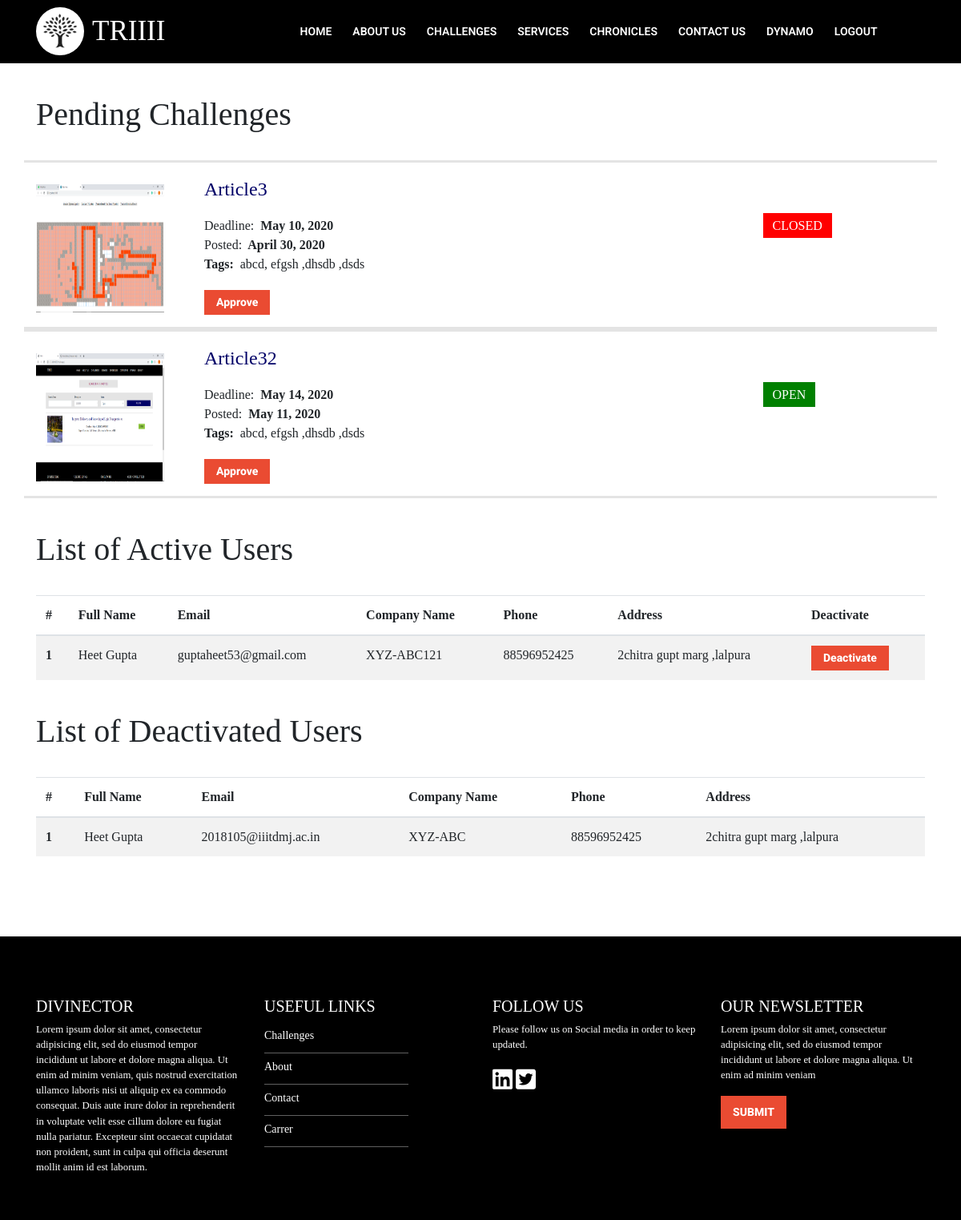
/mainadmin/ (signed in), run on the app's committed database.
### accounts/models.py (models this page shows, shortened)
class User(PermissionsMixin,AbstractBaseUser):
    email = models.EmailField(
        verbose_name='email address',
        max_length=255,
        unique=True,
    )
    username = models.CharField(max_length=250,unique=True)
    signup_time = models.DateTimeField(auto_now_add=True,blank=True,null=True)
    is_active = models.BooleanField(default=True)
    is_staff = models.BooleanField(default=False) # a admin user; non super-user
    is_admin = models.BooleanField(default=False) # a superuser
    is_employee = models.BooleanField(default=False)
    USERNAME_FIELD = 'email'
    REQUIRED_FIELDS = ['username',] # Email & Password are required by default.
    objects = UserManager()

class Profile(models.Model):
    user_id = models.OneToOneField(User,on_delete=models.CASCADE,related_name="UserProfile")
    full_name = models.CharField(max_length=1000)
    company_name = models.CharField(max_length=1000)
    address = models.TextField()
    phone_number = models.CharField(max_length=12)
    area_of_expertise = models.CharField(max_length=100,choices=Constants.EXPERTISE,default='Other')
    avatar = models.ImageField()

### hostChallenge/models.py (models this page shows, shortened)
class Challenges(models.Model):
    title = models.CharField(max_length=1000)
    category = models.CharField(max_length=500,choices=Constants.CATEGORY)
    summary = models.TextField()
    description = models.TextField()
    image = models.ImageField(blank=True,null=True)
    file1 = models.ImageField(blank=True,null=True)
    file2 = models.ImageField(blank=True,null=True)
    file3 = models.ImageField(blank=True,null=True)
    file4 = models.FileField(blank=True,null=True)
    date_posted = models.DateField(auto_now_add=True)
    approved = models.BooleanField(default=False)
    tags = models.CharField(max_length=2500,default="")
    deadline = models.DateField(default=timezone.now)
    status = models.CharField(max_length=100,default="OPEN")
    slug = models.SlugField()
    class Meta:
        unique_together = ('title','date_posted')

### hostChallenge/views.py (the view, shortened to what this page needs)
# urls.py: path('mainadmin/',adminPage,name="AdminPage"),
def adminPage(request):
    if request.user.is_admin:
        chs = Challenges.objects.filter(approved=False)
        users = Profile.objects.all().filter(user_id__is_active = True)
        dusers = Profile.objects.all().filter(user_id__is_active = False)
        return render(request,'admin.html',{'chs':chs,'users':users,'dusers':dusers})
    return HttpResponseRedirect('/')

### hostChallenge/templates/admin.html (shortened to what this page needs)
{% extends "base.html" %}
{% load static %}
{% block content %}
    <div class="container">
        <div class="row" style="margin:40px 0px 25px 0px;">
            <h1 >Pending Challenges</h1>
        </div>
        {% for cha in chs %}
            <div class="ch row">
                <div class="col-md-2">
                    <img width="160px" height="160px" style="margin-top:12px;" src="/media/{{cha.image}}" />
                </div>
                <div class="col-md-10" style="padding-left:35px;">
                    <div class="row">
                        <div class="col-md-9 challenge-details-column">
                            <div class="challenge-name inno-dark-blue-text media-center">
                            <a class="chead" href="{% url 'ChallengeDetail' slug=cha.slug %}">
                                <p >{{cha.title}}</p>
                            </a>
                            </div>
                        </div>
                    </div>
                    <div class="row">
                        <div class="col-md-9">
                            <div class="byline media-center">Deadline:&nbsp;<strong> {{cha.deadline}} </strong></div>
                            <div class="byline media-center">Posted:&nbsp;<strong> {{cha.date_posted}} </strong></div>
                        </div>
                        <div class="col-md-3 stt" >
                            {% if cha.status == "CLOSED" %}
                                <div class="right media-center" ><span class="status" style="background-color:red;"> {{cha.status}} </span></div>
                            {% else %}
                                <div class="right media-center"><span class="status"> {{cha.status}} </span></div>
                            {% endif %}
                        </div>
                    </div>
                    <div class="row">
                        <div class="col-md-9">
                            <div class="challenge-tags media-center">
                                <span class="label tags-title"><b>Tags:&nbsp;</b></span>
                                <span class="tags-title " title="Chemistry"> {{cha.tags}} </span>
                            </div>
                        </div>
                        <div class="col-md-3"></div>
                    </div>
                    <div class="row">
                        <div class="col-md-9">
                            <div class="challenge-tags media-center">
                                <form method="POST" >{% csrf_token %}
                                    <button type="submit" class="approveBtn">Approve</button>
                                </form>
                            </div>
                        </div>
                    </div>
                </div>
            </div>
        {% endfor %}
        <div class="row" style="margin:40px 0px 25px 0px;">
            <h1 >List of Active Users</h1>
        </div>
        <table class="table table-striped">
        <thead>
            <tr>
                <th scope="col">#</th>
                <th scope="col">Full Name</th>
                <th scope="col">Email</th>
                <th scope="col">Company Name</th>
                <th scope="col">Phone</th>
                <th scope="col">Address</th>
                <th scope="col">Deactivate</th>
            </tr>
        </thead>
        <tbody>
        {% if users %}
        {% for i in users %}
            <tr>
            <th scope="row">{{forloop.counter}}</th>
            <td>{{i.full_name}}</td>
            <td>{{i.user_id.email}}</td>
            <td>{{i.company_name}}</td>
            <td>{{i.phone_number}}</td>
            <td>{{i.address}}</td>
            <td>
                <form method='POST'>{% csrf_token %}
                    <button style="margin-top:0px;" class="approveBtn" >Deactivate</button>
                </form>
            </td>
            </tr>
        {% endfor %}
        {% endif %}
        </tbody>
    </table>
    <div class="row" style="margin:40px 0px 25px 0px;">
            <h1 >List of Deactivated Users</h1>
        </div>
        <table class="table table-striped">
        <thead>
            <tr>
                <th scope="col">#</th>
                <th scope="col">Full Name</th>
                <th scope="col">Email</th>
                <th scope="col">Company Name</th>
                <th scope="col">Phone</th>
                <th scope="col">Address</th>
            </tr>
        </thead>
        <tbody>
        {% if dusers %}
        {% for i in dusers %}
            <tr>
            <th scope="row">{{forloop.counter}}</th>
            <td>{{i.full_name}}</td>
            <td>{{i.user_id.email}}</td>
            <td>{{i.company_name}}</td>
            <td>{{i.phone_number}}</td>
            <td>{{i.address}}</td>
            </tr>
        {% endfor %}
        {% endif %}
        </tbody>
    </table>
    </div>
{% endblock %}

### accounts/templates/base.html (shortened to what this page needs)
{% load static %}
<!DOCTYPE html>
<html lang="en" dir="ltr">
  <head>
    <link rel="stylesheet" href="https://stackpath.bootstrapcdn.com/bootstrap/4.3.1/css/bootstrap.min.css">
    <link rel="stylesheet" src="{% static 'css/landing.css' %}"></link>
  </head>
<body>
<div class="bannerVideoWrapper">
    <nav class="navbar navbar-expand-lg navbar-dark">
        <div class="container pos-f-t headerNavbar clearfix">
        <img style="width:60px;height:auto;color:white;background-color:white;border-radius:50%;padding:8px;" src="{% static 'images/logo.png' %}" />
        <span class="navbar-brand" style="color:white;margin-left:10px;font-size:35px;">TRIIII</span>
        <div class="collapse navbar-collapse" id="navbarSupportedContent">
            <ul class="navbar-nav mr-auto">
                <li class="nav-item active">
                    <a class="nav-link one" href="{% url 'landingPage' %}">Home </a>
                </li>
                <li class="nav-item">
                    <a class="nav-link" href="{% url 'AboutPage' %}">About Us</a>
                </li>
                <li class="nav-item">
                    <a class="nav-link" href="{% url 'ChallengesPage' %}">Challenges</a>
                </li>
                <li class="nav-item">
                    <a class="nav-link" href="{% url 'ServicePage' %}">Services</a>
                </li>
                <li class="nav-item">
                    <a class="nav-link" href="{% url 'BlogPage' %}">Chronicles</a>
                </li>
                <li class="nav-item">
                    <a class="nav-link" href="{% url 'ContactUS' %}">Contact Us</a>
                </li>
                {% if user.is_authenticated %}
                <li class="nav-item">
                    <a class="nav-link" href="{% url 'ProfilePage' %}" >{{user.username}} </a>
                </li>
                <li class="nav-item">
                    <a class="nav-link" href="{% url 'logoutpage' %}" >Logout </a>
                </li>
                {% else %}
                <li class="nav-item">
                    <a class="nav-link" > <a class="navvvlink" href="{% url 'loginpage' %}" >Login</a> | <a class="navvvlink" href="{% url 'signuppage' %}" >SignUp</a> </a>
                </li>
                {% endif %}
            </ul>
        </div>
        </div>
    </nav>
</div>
    {% block content %}
    {% endblock %}
    <footer>
        <div class="pageFooter">
            <div class="container">
                <div class="row">
                    <div class="col-sm-3" style="margin-top:15px">
                        <h5>DIVINECTOR</h5>
                        <p style="font-size:0.8em" >{% lorem 1 %}</ style="font-size:0.8em" >
                    </div>
                    <div class="col-sm-3" style="margin-top:15px">
                        <h5>USEFUL LINKS</h5>
                        <ul class="footerLinkText colOne-links float-left" >
                            <li><a style="color:white !important" href="">Challenges</a></li>
                            <li><a style="color:white !important" href="">About</a></li>
                            <li><a style="color:white !important" href="">Contact</a></li>
                            <li><a style="color:white !important" href="">Carrer</a></li>
                        </ul>
                    </div>
                    <div class="col-sm-3" style="margin-top:15px">
                        <h5>FOLLOW US</h5>
                        <p style="font-size:0.8em;">Please follow us on Social media in order to keep updated.</p>
                        <ul class="contactUs">
                            <li class="iconLIst">
                            <a style="color:white !important" href="https://www.linkedin.com/in/triii-organization-3127181a7/" target="_blank" class="socialMediaIcon linkedIn">
                            </a>
                            <a style="color:white !important" href="https://twitter.com/TRIII18606543" target="_blank" class="socialMediaIcon">
                            </a>
                            </li>
                        </ul>
                    </div>
                    <div class="col-sm-3" style="margin-top:15px">
                        <h5>OUR NEWSLETTER</h5>
                        <p style="font-size:0.8em;margin-right:0px !important;" >Lorem ipsum dolor sit amet, consectetur adipisicing elit, sed do eiusmod tempor incididunt ut labore et dolore magna aliqua. Ut enim ad minim veniam</p >
                        <button class="TriiiiBtn btn btn-primary my-2 my-sm-0" id="subscribeSubmit">SUBMIT</button>
                    </div>
                </div>
            </div>
        </div>
    </footer>
  </body>
</html>

### accounts/templates/base.html (style rules this page uses)
.nav-item { font-family: 'roboto', sans-serif; font-size: 1em; line-height: 14px; color: white !important; font-weight:400; padding: 10px 5px; cursor: pointer; }
body { font-family: 'PT Serif', serif !important; }
.nav-link,.navvvlink { font-family: 'roboto', sans-serif; font-size: 14px; line-height: 14px; color: #fff !important; padding: 0px 10px; cursor: pointer; font-weight:600; text-transform:uppercase; }
.navbar { background-color:black !important; z-index:50 !important; }
#navbarSupportedContent { float:right !important; }
* { box-sizing: border-box; }
.TriiiiBtn { font-size: 14px; border-radius: 0; border: none; padding: 10px 15px; background-color: #EA4B32; color: #fff; font-family: 'roboto', sans-serif; font-weight: 800 !important; }
.pageFooter { background: black; color:white; padding: 60px 0 40px 0; margin-top: 100px; }
ul { list-style-type: none; padding: 0; margin: 0; }
.float-left { float: left !important; }
.pageFooter .contactUs li .socialMediaIcon { display: inline-block; width: 25px; height: 25px; background-repeat: no-repeat; }
.pageFooter ul li a { font-size: 14px; line-height: 34px; text-transform: capitalize; }
a { color: white; text-decoration: none; background-color: transparent; }
.colOne-links li { padding-bottom:4px; border-bottom:1px solid rgba(240,240,240,0.4); width:15vw !important; }

### hostChallenge/templates/admin.html (style rules this page uses)
.ch { border-top: 3px solid #e4e4e4; padding-bottom: 15px; padding-top:15px; border-bottom: 3px solid #e4e4e4; }
.chead { margin: 0 0 10px; color:#000067 !important; font-size:1.5em; }
.status { background-color:green; padding:7px 12px; color:black; font-size:1.0em; color:white; }
.approveBtn { font-size: 14px; border-radius: 0; border: none; padding: 5px 15px; background-color: #EA4B32; color: #fff; font-family: 'roboto', sans-serif; font-weight: 800 !important; margin-top:20px; }

### data on the page
User: username "DYNAMO"
Challenges: image (picture), title "Article3", deadline "May 10, 2020", date_posted "April 30, 2020", status "CLOSED", tags "abcd, efgsh ,dhsdb ,dsds"
Challenges: image (picture), title "Article32", deadline "May 14, 2020", date_posted "May 11, 2020", status "OPEN", tags "abcd, efgsh ,dhsdb ,dsds"
Profile: full_name "Heet Gupta", user_id.email "guptaheet53@gmail.com", company_name "XYZ-ABC121", phone_number "88596952425", address "2chitra gupt marg ,lalpura"
Profile: full_name "Heet Gupta", user_id.email "2018105@iiitdmj.ac.in", company_name "XYZ-ABC", phone_number "88596952425", address "2chitra gupt marg ,lalpura"
